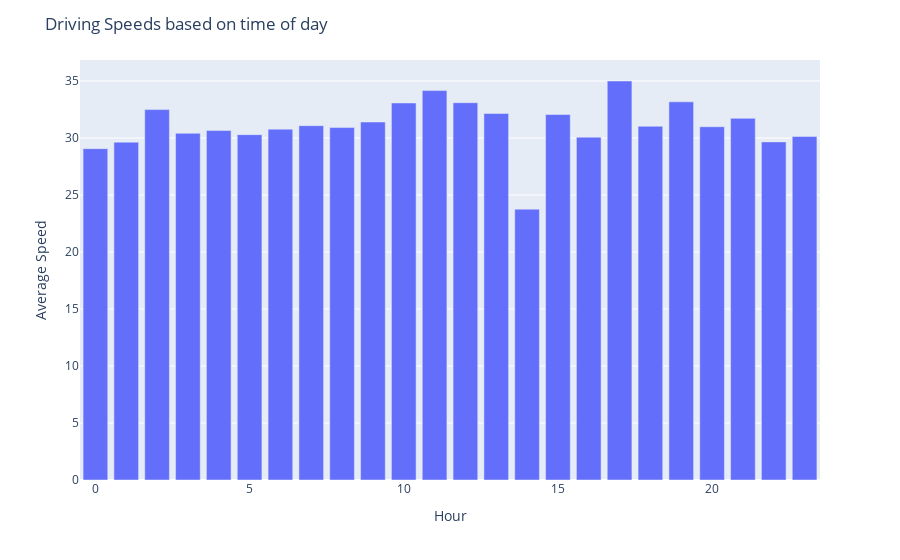

Notebook code for this chart:
### Code cell
avg_speed_by_hour = df.groupby( 'hour')['speed'].mean()
print(avg_speed_by_hour)

unique_hours = df['hour'].unique()
min_speed = df['speed'].min()
max_speed = df['speed'].max()

min_hour = df['hour'].min()
max_hour = df['hour'].max()
def create_plot(data):
    fig = px.bar(data, unique_hours, avg_speed_by_hour)
    
    fig.update_layout(title='Driving Speeds based on time of day')
    fig.update_xaxes(title_text='Hour')

    fig.update_yaxes(title_text='Average Speed')
    fig.show()
create_plot(df)

### Figure 1 — Plotly figure (JSON) as saved in the notebook; plotly's stock layout.template omitted (floating-point values rounded to 4 significant figures)
{"data": [{"alignmentgroup": "True", "hovertemplate": "x=%{x}<br>y=%{y}<extra></extra>", "legendgroup": "", "marker": {"color": "#636efa", "pattern": {"shape": ""}}, "name": "", "offsetgroup": "", "orientation": "v", "showlegend": false, "textposition": "auto", "type": "bar", "x": [14, 20, 19, 18, 17, 15, 21, 22, 16, 23, 1, 3, 4, 5, 6, 7, 8, 9, 13, 12, 10, 11, 2, 0], "xaxis": "x", "y": [23.76, 30.98, 33.17, 31.03, 35.0, 32.06, 31.72, 29.66, 30.07, 30.13, 29.63, 30.41, 30.65, 30.29, 30.77, 31.08, 30.91, 31.4, 32.14, 33.09, 33.07, 34.16, 32.49, 29.06], "yaxis": "y"}], "layout": {"barmode": "relative", "legend": {"tracegroupgap": 0}, "margin": {"t": 60}, "title": {"text": "Driving Speeds based on time of day"}, "xaxis": {"anchor": "y", "domain": [0, 1], "title": {"text": "Hour"}}, "yaxis": {"anchor": "x", "domain": [0, 1], "title": {"text": "Average Speed"}}}}
